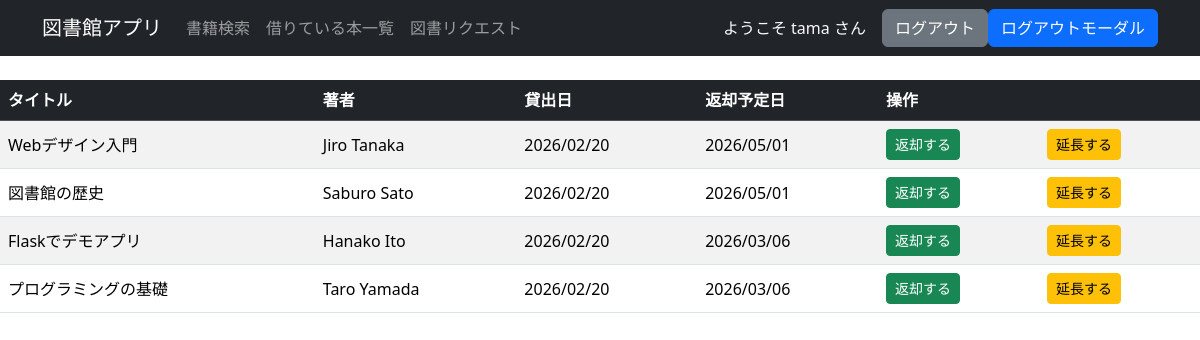
The page /borrowed_books (signed in) on the database its author committed.
### library/models.py (models this page shows, shortened)
class User(db.Model):
    __tablename__ = 'users'
    id = db.Column(db.Integer, primary_key=True)
    username = db.Column(db.String(80), unique=True, nullable=False)
    password_hash = db.Column(db.String(128), nullable=False)
    loans = db.relationship("Loan", back_populates="user")

class Loan(db.Model):
    __tablename__ = "loans"
    id = db.Column(db.Integer, primary_key=True)
    book_id = db.Column(db.Integer, db.ForeignKey("books.id"), nullable=False)
    user_id = db.Column(db.Integer, db.ForeignKey("users.id"), nullable=False)
    borrowed_at = db.Column(db.DateTime, nullable=False, default=db.func.now())
    due_date = db.Column(db.DateTime, nullable=False, default= lambda:datetime.now()+timedelta(days=14))
    returned_at = db.Column(db.DateTime, nullable=True)
    user = db.relationship("User", back_populates="loans")
    book = db.relationship("Book", back_populates="loans")

class Book(db.Model):
    __tablename__ = "books"
    id = db.Column(db.Integer, primary_key=True)
    title = db.Column(db.String(200), nullable=False)
    author = db.Column(db.String(100), nullable=False)
    isbn = db.Column(db.String(20), unique=True, nullable=True)
    loans = db.relationship("Loan", back_populates="book", lazy="dynamic")

### library/app.py (the view)
@app.route("/borrowed_books")
def borrowed_books():
    user_id = session.get("user_id")
    if not user_id:
        return redirect(url_for("login"))
    current_user = User.query.get(user_id)
    borrowed_list = Loan.query.filter_by(user=current_user, returned_at=None).all()
    return render_template(
        "borrowed_books.html", borrowed_list=borrowed_list, username=current_user.username
    )

### library/templates/borrowed_books.html (shortened to what this page needs)
{% extends "base.html" %}
{% block content %}
{% if borrowed_list %}
<div class="table-responsive">
    <table class="table table-striped table-hover align-middle">
        <thead class="table-dark">
            <tr>
                <th>タイトル</th>
                <th>著者</th>
                <th>貸出日</th>
                <th>返却予定日</th>
                <th>操作</th>
                <th></th>
            </tr>
        </thead>
        <tbody>
            {% for loan in borrowed_list %}
            <tr>
                <td>{{ loan.book.title }}</td>
                <td>{{ loan.book.author }}</td>
                <td>{{ loan.borrowed_at.strftime('%Y/%m/%d') }}</td>
                <td>{{ loan.due_date.strftime('%Y/%m/%d') }}</td>
                <td>
                    <form method="POST" action="{{ url_for('return_book', loan_id=loan.id) }}">
                        <button class="btn btn-sm btn-success">
                            返却する
                        </button>
                    </form>
                </td>
                <td>
                    <form method="POST" action="{{ url_for('extend_book', loan_id=loan.id) }}">
                        <button class="btn btn-sm btn-success btn-warning">
                            延長する
                        </button>
                    </form>
                </td>
            </tr>
            {% endfor %}
        </tbody>
    </table>
</div>
{% else %}
<div class="alert alert-info">
    現在借りている書籍はありません。
    <a href="{{ url_for('search') }}" class="alert-link">書籍検索はこちら</a>
</div>
{% endif %}
    </body>
    </html>
    {% endblock %}

### library/templates/base.html (shortened to what this page needs)
{% from 'bootstrap5/form.html' import render_form %}
{% from 'bootstrap5/utils.html' import render_messages %}
<!DOCTYPE html>
<html lang="ja">
<head>
    <link rel="stylesheet" href="https://cdn.jsdelivr.net/npm/bootstrap@5.3.5/dist/css/bootstrap.min.css"
>
</head>
<body>
    <nav class="navbar navbar-expand-lg navbar-dark bg-dark">
        <div class="container">
            <a class="navbar-brand" href="/"> 図書館アプリ</a>
            <div class="navbar-collapse" id="navbarNav">
                <ul class="navbar-nav me-auto">
                    <li class="nav-item">
                        <a class="nav-link" href="{{ url_for('search') }}">書籍検索</a>
                    </li>
                    <li class="nav-item">
                        <a class="nav-link" href="{{ url_for('borrowed_books') }}">借りている本一覧</a>
                    </li>
                    <li class="nav-item">
                        <a class="nav-link" href="{{ url_for('request_book') }}">図書リクエスト</a>
                    </li>
                </ul>
                <span class="navbar-text text-light me-3">
                    ようこそ {{username}} さん
                </span>
                <form method="POST" action="{{ url_for('logout') }}" class="text-center">
                    <button type="submit" class="btn btn-secondary">
                        ログアウト
                    </button>
                </form>
                <button type="button" class="btn btn-primary" data-bs-toggle="modal" data-bs-target="#exampleModal">
                    ログアウトモーダル
                </button>
            </div>
        </div>
    </nav>
    {% block content %}{% endblock %}
</body>
</html>

### rows shown on the page
User: username "tama"
Loan: book "Webデザイン入門", book.author "Jiro Tanaka", borrowed_at "2026/02/20", due_date "2026/05/01"
Loan: book "図書館の歴史", book.author "Saburo Sato", borrowed_at "2026/02/20", due_date "2026/05/01"
Loan: book "Flaskでデモアプリ", book.author "Hanako Ito", borrowed_at "2026/02/20", due_date "2026/03/06"
Loan: book "プログラミングの基礎", book.author "Taro Yamada", borrowed_at "2026/02/20", due_date "2026/03/06"
